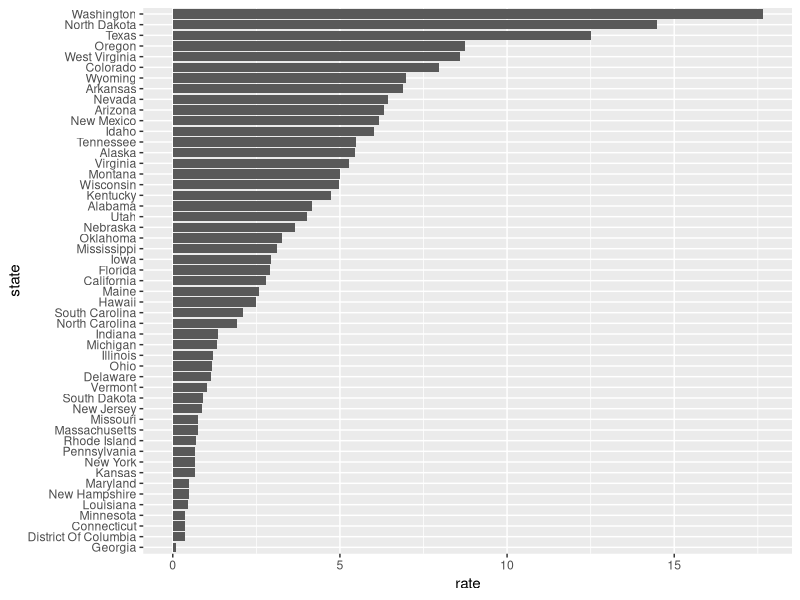
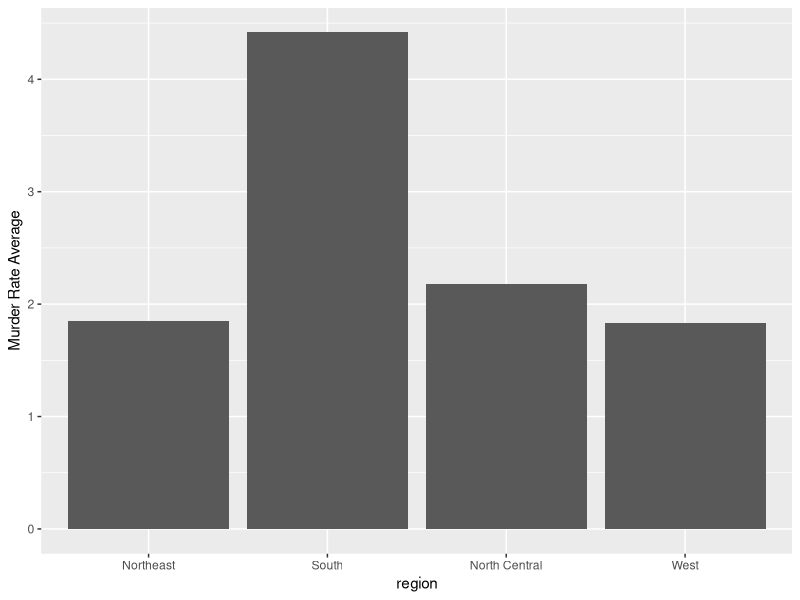
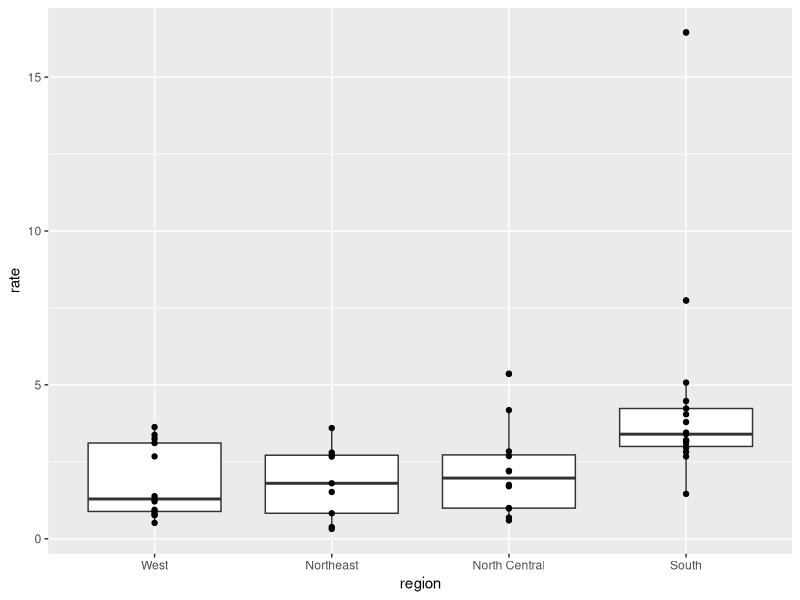

The R source for these figures, in order:
#Exercise 1: Customizing plots - watch and learn
#To make the plot on the right in the exercise from the last set of
#assessments, we had to reorder the levels of the states' variables.
#Instructions
#Redefine the state object so that the levels are re-ordered by rate.
#Print the new object state and its levels (using levels) so you can
#see that the vector is now re-ordered by the levels.

library(dplyr)
library(ggplot2)
library(dslabs)
dat <- us_contagious_diseases %>%
  filter(year == 1967 & disease=="Measles" & !is.na(population)) %>% mutate(rate = count / population * 10000 * 52 / weeks_reporting)
state <- dat$state 
rate <- dat$count/(dat$population/10000)*(52/dat$weeks_reporting)

dat <- dat %>% mutate(state = reorder(state, rate, FUN = median))
state <- dat$state 
state 
levels(state)


#Exercise 2: Customizing plots - redefining
#Now we are going to customize this plot a little more by creating 
#a rate variable and reordering by that variable instead.
#Instructions
#Add a single line of code to the definition of the dat table that uses
#mutate to reorder the states by the rate variable.
#The sample code provided will then create a bar plot using the newly 
#defined dat.

library(dplyr)
library(ggplot2)
library(dslabs)
data(us_contagious_diseases)
dat <- us_contagious_diseases %>% filter(year == 1967 & disease=="Measles" & count>0 & !is.na(population)) %>%
  mutate(rate = count / population * 10000 * 52 / weeks_reporting)

dat <- dat %>% mutate(state = reorder(state, rate, FUN = median))

dat %>% ggplot(aes(state, rate)) +
  geom_bar(stat="identity") +
  coord_flip()


#Exercise 3: Showing the data and customizing plots
#Say we are interested in comparing gun homicide rates across regions
#of the US. We see this plot:
library(dplyr)
library(ggplot2)
library(dslabs)
data("murders")
murders %>% mutate(rate = total/population*100000) %>%
  group_by(region) %>%
  summarize(avg = mean(rate)) %>%
  mutate(region = factor(region)) %>%
  ggplot(aes(region, avg)) +
  geom_bar(stat="identity") +
  ylab("Murder Rate Average")

#and decide to move to a state in the western region. 
#What is the main problem with this interpretaion?
#Possible Answers
#The categories are ordered alphabetically.
#The graph does not show standard errors.
#It does not show all the data. We do not see the variability within a region and it's possible that the safest states are not in the West.
#The Northeast has the lowest average.


#Exercise 4: Making a box plot
#To further investigate whether moving to the western region is a wise decision, 
#let's make a box plot of murder rates by region, showing all points.
#Instructions
#Order the regions by their median murder rate by using mutate and reorder.
#Make a box plot of the murder rates by region.
#Show all of the points on the box plot.


library(dplyr)
library(ggplot2)
library(dslabs)
data("murders")

murders <- murders %>% mutate(rate = total/population*100000 , region = reorder(region, rate, FUN = median)) 

murders %>% filter(!is.na(rate)) %>%
  ggplot(aes(region, rate)) + 
  geom_boxplot() + 
  geom_point(aes(region, rate))
